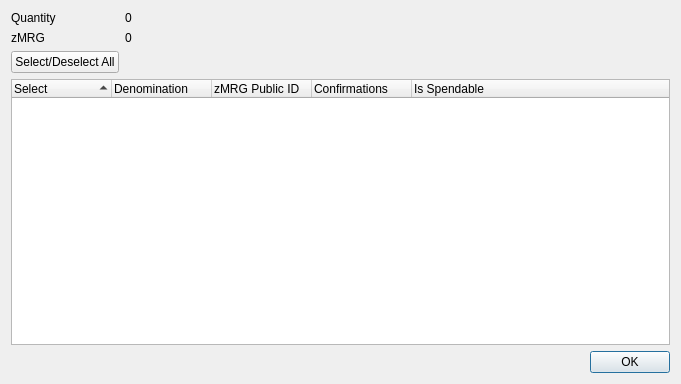
<?xml version="1.0" encoding="UTF-8"?>
<ui version="4.0">
 <class>ZMRGControlDialog</class>
 <widget class="QDialog" name="ZMRGControlDialog">
  <property name="geometry">
   <rect>
    <x>0</x>
    <y>0</y>
    <width>681</width>
    <height>384</height>
   </rect>
  </property>
  <property name="minimumSize">
   <size>
    <width>681</width>
    <height>384</height>
   </size>
  </property>
  <property name="windowTitle">
   <string>Select zMRG to Spend</string>
  </property>
  <layout class="QGridLayout" name="gridLayout">
   <item row="0" column="0">
    <layout class="QFormLayout" name="formLayout">
     <property name="sizeConstraint">
      <enum>QLayout::SetDefaultConstraint</enum>
     </property>
     <item row="0" column="0">
      <widget class="QLabel" name="labelQuantity">
       <property name="text">
        <string>Quantity</string>
       </property>
      </widget>
     </item>
     <item row="0" column="1">
      <widget class="QLabel" name="labelQuantity_int">
       <property name="text">
        <string>0</string>
       </property>
      </widget>
     </item>
     <item row="1" column="0">
      <widget class="QLabel" name="labelZMRG">
       <property name="text">
        <string>zMRG</string>
       </property>
      </widget>
     </item>
     <item row="1" column="1">
      <widget class="QLabel" name="labelZMRG_int">
       <property name="text">
        <string>0</string>
       </property>
      </widget>
     </item>
     <item row="2" column="0">
      <widget class="QPushButton" name="pushButtonAll">
       <property name="text">
        <string>Select/Deselect All</string>
       </property>
      </widget>
     </item>
    </layout>
   </item>
   <item row="1" column="0">
    <layout class="QVBoxLayout" name="verticalLayout">
     <item>
      <widget class="QTreeWidget" name="treeWidget">
       <property name="minimumSize">
        <size>
         <width>0</width>
         <height>250</height>
        </size>
       </property>
       <property name="alternatingRowColors">
        <bool>true</bool>
       </property>
       <property name="sortingEnabled">
        <bool>true</bool>
       </property>
       <property name="columnCount">
        <number>5</number>
       </property>
       <attribute name="headerDefaultSectionSize">
        <number>100</number>
       </attribute>
       <column>
        <property name="text">
         <string notr="true">Select</string>
        </property>
       </column>
       <column>
        <property name="text">
         <string notr="true">Denomination</string>
        </property>
       </column>
       <column>
        <property name="text">
         <string notr="true">zMRG Public ID</string>
        </property>
       </column>
       <column>
        <property name="text">
         <string notr="true">Confirmations</string>
        </property>
       </column>
       <column>
        <property name="text">
         <string>Is Spendable</string>
        </property>
       </column>
      </widget>
     </item>
     <item>
      <widget class="QDialogButtonBox" name="buttonBox">
       <property name="orientation">
        <enum>Qt::Horizontal</enum>
       </property>
       <property name="standardButtons">
        <set>QDialogButtonBox::Ok</set>
       </property>
      </widget>
     </item>
    </layout>
   </item>
  </layout>
 </widget>
 <resources/>
 <connections>
  <connection>
   <sender>buttonBox</sender>
   <signal>accepted()</signal>
   <receiver>ZMRGControlDialog</receiver>
   <slot>accept()</slot>
   <hints>
    <hint type="sourcelabel">
     <x>248</x>
     <y>254</y>
    </hint>
    <hint type="destinationlabel">
     <x>157</x>
     <y>274</y>
    </hint>
   </hints>
  </connection>
  <connection>
   <sender>buttonBox</sender>
   <signal>rejected()</signal>
   <receiver>ZMRGControlDialog</receiver>
   <slot>reject()</slot>
   <hints>
    <hint type="sourcelabel">
     <x>316</x>
     <y>260</y>
    </hint>
    <hint type="destinationlabel">
     <x>286</x>
     <y>274</y>
    </hint>
   </hints>
  </connection>
 </connections>
</ui>
